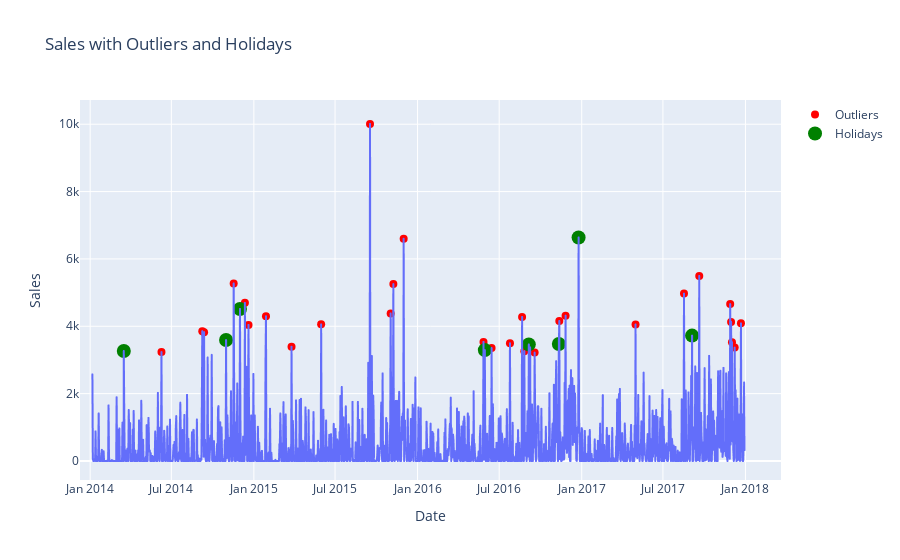

The code cell stored with this chart in its notebook:
### Code cell
# Convert the holiday dates to datetime if needed
holidays = pd.to_datetime(holidays)

df = adjust_dataset_for_daily_entries(df, 'Order Date')
outliers = identify_outliers(df, 'Sales')
outliers_with_holidays = assess_holiday_effect(outliers, 'Order Date', holidays)
plot_outliers_with_holidays(df, 'Order Date', 'Sales', outliers_with_holidays)

### Figure 1 — Plotly figure (JSON) as saved in the notebook; plotly's stock layout.template omitted (floating-point values rounded to 4 significant figures; data arrays with more than 128 entries replaced by an {"elided": "..."} marker saying what was removed)
{"data": [{"hovertemplate": "Order Date=%{x}<br>Sales=%{y}<extra></extra>", "legendgroup": "", "line": {"color": "#636efa", "dash": "solid"}, "marker": {"symbol": "circle"}, "mode": "lines", "name": "", "showlegend": false, "type": "scattergl", "x": {"elided": "1455 str values"}, "xaxis": "x", "y": {"elided": "1455 float values"}, "yaxis": "y"}, {"marker": {"color": "red", "size": 8}, "mode": "markers", "name": "Outliers", "type": "scatter", "x": ["2014-03-17T00:00:00", "2014-06-09T00:00:00", "2014-09-08T00:00:00", "2014-09-12T00:00:00", "2014-10-31T00:00:00", "2014-11-17T00:00:00", "2014-12-01T00:00:00", "2014-12-12T00:00:00", "2014-12-20T00:00:00", "2015-01-28T00:00:00", "2015-03-26T00:00:00", "2015-05-31T00:00:00", "2015-09-17T00:00:00", "2015-11-02T00:00:00", "2015-11-08T00:00:00", "2015-12-01T00:00:00", "2016-05-27T00:00:00", "2016-05-30T00:00:00", "2016-06-14T00:00:00", "2016-07-25T00:00:00", "2016-08-21T00:00:00", "2016-08-26T00:00:00", "2016-09-05T00:00:00", "2016-09-08T00:00:00", "2016-09-18T00:00:00", "2016-11-11T00:00:00", "2016-11-12T00:00:00", "2016-11-26T00:00:00", "2016-12-25T00:00:00", "2017-05-01T00:00:00", "2017-08-17T00:00:00", "2017-09-04T00:00:00", "2017-09-20T00:00:00", "2017-11-28T00:00:00", "2017-11-30T00:00:00", "2017-12-02T00:00:00", "2017-12-08T00:00:00", "2017-12-22T00:00:00"], "y": [3265.0, 3234.0, 3855.0, 3826.0, 3591.0, 5270.0, 4514.0, 4696.0, 4040.0, 4298.0, 3394.0, 4057.0, 10010.0, 4379.0, 5252.0, 6601.0, 3536.0, 3292.0, 3354.0, 3495.0, 4276.0, 3262.0, 3462.0, 3375.0, 3219.0, 3473.0, 4158.0, 4315.0, 6637.0, 4052.0, 4970.0, 3723.0, 5496.0, 4659.0, 4130.0, 3528.0, 3368.0, 4086.0]}, {"marker": {"color": "green", "size": 14}, "mode": "markers", "name": "Holidays", "type": "scatter", "x": ["2014-03-17T00:00:00", "2014-10-31T00:00:00", "2014-12-01T00:00:00", "2016-05-30T00:00:00", "2016-09-05T00:00:00", "2016-11-11T00:00:00", "2016-12-25T00:00:00", "2017-09-04T00:00:00"], "y": [3265.0, 3591.0, 4514.0, 3292.0, 3462.0, 3473.0, 6637.0, 3723.0]}], "layout": {"legend": {"tracegroupgap": 0}, "title": {"text": "Sales with Outliers and Holidays"}, "xaxis": {"anchor": "y", "domain": [0, 1], "title": {"text": "Date"}}, "yaxis": {"anchor": "x", "domain": [0, 1], "title": {"text": "Sales"}}}}
